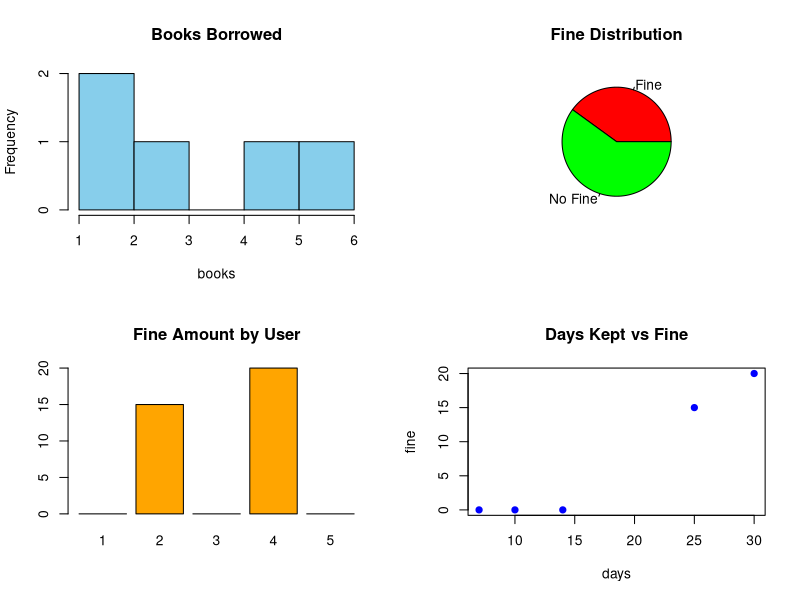

This figure's R source:
user <- c(1,2,3,4,5)
books <- c(2,5,3,6,1)
days <- c(10,25,14,30,7)
fine <- c(0,15,0,20,0)

par(mfrow=c(2,2))

hist(books,col="skyblue",
     main="Books Borrowed")

status <- ifelse(fine>0,"Fine","No Fine")

pie(table(status),
    col=c("red","green"),
    main="Fine Distribution")

barplot(fine,
        names.arg=user,
        col="orange",
        main="Fine Amount by User")

plot(days,fine,
     pch=19,
     col="blue",
     main="Days Kept vs Fine")

par(mfrow=c(1,1))
